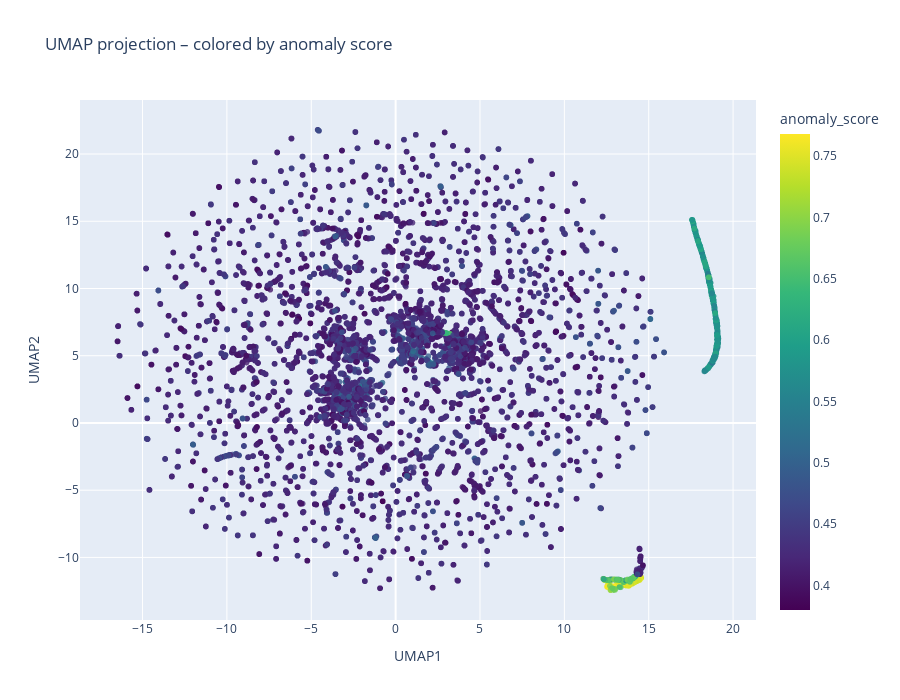

Here is the notebook cell this chart was saved with:
### Code cell
import umap
import plotly.express as px

# -----------------------------
# UMAP embedding
# -----------------------------
reducer = umap.UMAP(
    n_neighbors=30,
    min_dist=0.1,
    n_components=2,
    metric='euclidean',
    random_state=42
)

X_umap = reducer.fit_transform(X)

# Crear un DataFrame para la visualización
df_plot = pd.DataFrame({
    'UMAP1': X_umap[:, 0],
    'UMAP2': X_umap[:, 1],
    'anomaly_score': df['anomaly_score']
})

# Opcional: incluir más columnas originales para mostrar en el hover
# Por ejemplo, si quieres mostrar las primeras 5 características:
feature_cols = list(df.columns[:5])
# Asegurar que 'is_attack' esté incluido
feature_cols.append('is_attack')

df_plot = pd.concat([df_plot, df[feature_cols].reset_index(drop=True)], axis=1)

# Crear gráfico interactivo
fig = px.scatter(
    df_plot,
    x='UMAP1',
    y='UMAP2',
    color='anomaly_score',
    color_continuous_scale='viridis',
    hover_data=feature_cols,  # ¡esto muestra los valores al pasar el ratón!
    title="UMAP projection – colored by anomaly score",
    width=900,
    height=700
)

fig.update_traces(marker=dict(size=6, opacity=0.8))
fig.show()

### Figure 1 — Plotly figure (JSON) as saved in the notebook; plotly's stock layout.template omitted (floating-point values rounded to 4 significant figures; data arrays with more than 128 entries replaced by an {"elided": "..."} marker saying what was removed)
{"data": [{"customdata": {"elided": "24005x6 float values"}, "hovertemplate": "UMAP1=%{x}<br>UMAP2=%{y}<br>n_connections=%{customdata[0]}<br>id.orig_p_mean=%{customdata[1]}<br>id.orig_p_std=%{customdata[2]}<br>id.orig_p_max=%{customdata[3]}<br>id.resp_p_std=%{customdata[4]}<br>is_attack=%{customdata[5]}<br>anomaly_score=%{marker.color}<extra></extra>", "legendgroup": "", "marker": {"color": {"elided": "24005 float values"}, "coloraxis": "coloraxis", "opacity": 0.8, "size": 6, "symbol": "circle"}, "mode": "markers", "name": "", "showlegend": false, "type": "scattergl", "x": {"elided": "24005 float values"}, "xaxis": "x", "y": {"elided": "24005 float values"}, "yaxis": "y"}], "layout": {"coloraxis": {"colorbar": {"title": {"text": "anomaly_score"}}, "colorscale": [[0, "#440154"], [0.1111, "#482878"], [0.2222, "#3e4989"], [0.3333, "#31688e"], [0.4444, "#26828e"], [0.5556, "#1f9e89"], [0.6667, "#35b779"], [0.7778, "#6ece58"], [0.8889, "#b5de2b"], [1, "#fde725"]]}, "height": 700, "legend": {"tracegroupgap": 0}, "title": {"text": "UMAP projection – colored by anomaly score"}, "width": 900, "xaxis": {"anchor": "y", "domain": [0, 1], "title": {"text": "UMAP1"}}, "yaxis": {"anchor": "x", "domain": [0, 1], "title": {"text": "UMAP2"}}}}
